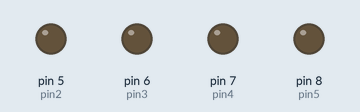
Simulated run of this sketch. Board: Arduino Uno, built with avr-gcc and run on an emulated ATmega328P. Parts: output pins drawn as LEDs (lit = HIGH).

Above: at 0.3 s.
At 1.8 s:
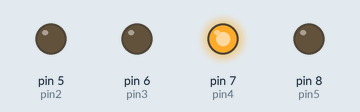
At 3.3 s:
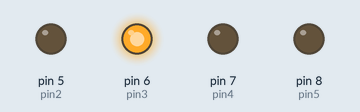
At 7.1 s:
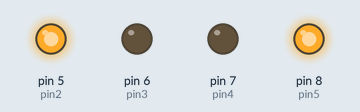
At 10.8 s:
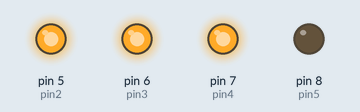
At 14.6 s:
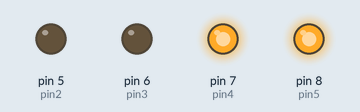
Timing chart, 0 to 15.6 s (numbered marks = the images above):
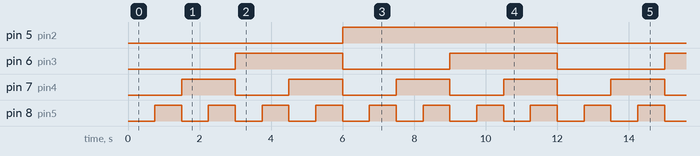

Measured:
- by itself, pin 5 (pin2): alternates HIGH for 6.0 s and LOW for 6.0 s
- by itself, pin 6 (pin3): alternates HIGH for 3.0 s and LOW for 3.0 s
- by itself, pin 7 (pin4): alternates HIGH for 1.5 s and LOW for 1.5 s
- by itself, pin 8 (pin5): alternates HIGH for 0.75 s and LOW for 0.75 s

The sketch:

BinaryCounterEx.ino
```cpp
int pin2 = 5;
int pin3 = 6;
int pin4 = 7;
int pin5 = 8;
int wait = 750;

void setup() {
  // put your setup code here, to run once:
  pinMode(pin2,OUTPUT);
  pinMode(pin3,OUTPUT);
  pinMode(pin4,OUTPUT);
  pinMode(pin5,OUTPUT);
}

void loop() {
  // put your main code here, to run repeatedly:

  //num 0
  digitalWrite(pin2, LOW);
  digitalWrite(pin3, LOW);
  digitalWrite(pin4, LOW);
  digitalWrite(pin5, LOW);
  delay(wait);

  //num 1
  digitalWrite(pin2, LOW);
  digitalWrite(pin3, LOW);
  digitalWrite(pin4, LOW);
  digitalWrite(pin5, HIGH);
  delay(wait);

  //num 2
  digitalWrite(pin2, LOW);
  digitalWrite(pin3, LOW);
  digitalWrite(pin4, HIGH);
  digitalWrite(pin5, LOW);
  delay(wait);

  //num 3
  digitalWrite(pin2, LOW);
  digitalWrite(pin3, LOW);
  digitalWrite(pin4, HIGH);
  digitalWrite(pin5, HIGH);
  delay(wait);

  //num 4
  digitalWrite(pin2, LOW);
  digitalWrite(pin3, HIGH);
  digitalWrite(pin4, LOW);
  digitalWrite(pin5, LOW);
  delay(wait);

  //num 5
  digitalWrite(pin2, LOW);
  digitalWrite(pin3, HIGH);
  digitalWrite(pin4, LOW);
  digitalWrite(pin5, HIGH);
  delay(wait);

  //num 6
  digitalWrite(pin2, LOW);
  digitalWrite(pin3, HIGH);
  digitalWrite(pin4, HIGH);
  digitalWrite(pin5, LOW);
  delay(wait);

  //num 7
  digitalWrite(pin2, LOW);
  digitalWrite(pin3, HIGH);
  digitalWrite(pin4, HIGH);
  digitalWrite(pin5, HIGH);
  delay(wait);

  //num 8
  digitalWrite(pin2, HIGH);
  digitalWrite(pin3, LOW);
  digitalWrite(pin4, LOW);
  digitalWrite(pin5, LOW);
  delay(wait);

  //num 9
  digitalWrite(pin2, HIGH);
  digitalWrite(pin3, LOW);
  digitalWrite(pin4, LOW);
  digitalWrite(pin5, HIGH);
  delay(wait);

  //num 10
  digitalWrite(pin2, HIGH);
  digitalWrite(pin3, LOW);
  digitalWrite(pin4, HIGH);
  digitalWrite(pin5, LOW);
  delay(wait);

  //num 11
  digitalWrite(pin2, HIGH);
  digitalWrite(pin3, LOW);
  digitalWrite(pin4, HIGH);
  digitalWrite(pin5, HIGH);
  delay(wait);

  //num 12
  digitalWrite(pin2, HIGH);
  digitalWrite(pin3, HIGH);
  digitalWrite(pin4, LOW);
  digitalWrite(pin5, LOW);
  delay(wait);

  //num 13
  digitalWrite(pin2, HIGH);
  digitalWrite(pin3, HIGH);
  digitalWrite(pin4, LOW);
  digitalWrite(pin5, HIGH);
  delay(wait);

  //num 14
  digitalWrite(pin2, HIGH);
  digitalWrite(pin3, HIGH);
  digitalWrite(pin4, HIGH);
  digitalWrite(pin5, LOW);
  delay(wait);

  //num 15
  digitalWrite(pin2, HIGH);
  digitalWrite(pin3, HIGH);
  digitalWrite(pin4, HIGH);
  digitalWrite(pin5, HIGH);
  delay(wait);
}
```
